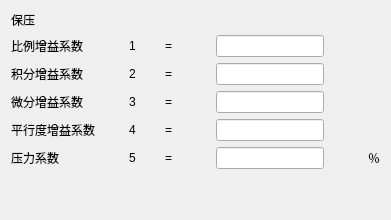
       <widget class="QWidget" name="tab_26">
        <attribute name="title">
         <string>保压</string>
        </attribute>
        <layout class="QGridLayout" name="gridLayout_24">
         <item row="0" column="0">
          <layout class="QGridLayout" name="gridLayout_23">
           <item row="0" column="0">
            <widget class="QLabel" name="label_355">
             <property name="text">
              <string>保压</string>
             </property>
            </widget>
           </item>
           <item row="1" column="0">
            <widget class="QLabel" name="label_359">
             <property name="text">
              <string>比例增益系数</string>
             </property>
            </widget>
           </item>
           <item row="1" column="1">
            <spacer name="horizontalSpacer_16">
             <property name="orientation">
              <enum>Qt::Horizontal</enum>
             </property>
             <property name="sizeHint" stdset="0">
              <size>
               <width>28</width>
               <height>18</height>
              </size>
             </property>
            </spacer>
           </item>
           <item row="1" column="2">
            <widget class="QLabel" name="label_367">
             <property name="text">
              <string>1</string>
             </property>
            </widget>
           </item>
           <item row="1" column="3">
            <spacer name="horizontalSpacer_13">
             <property name="orientation">
              <enum>Qt::Horizontal</enum>
             </property>
             <property name="sizeHint" stdset="0">
              <size>
               <width>17</width>
               <height>17</height>
              </size>
             </property>
            </spacer>
           </item>
           <item row="1" column="4">
            <widget class="QLabel" name="label_372">
             <property name="text">
              <string>=</string>
             </property>
            </widget>
           </item>
           <item row="1" column="5">
            <spacer name="horizontalSpacer_14">
             <property name="orientation">
              <enum>Qt::Horizontal</enum>
             </property>
             <property name="sizeHint" stdset="0">
              <size>
               <width>38</width>
               <height>17</height>
              </size>
             </property>
            </spacer>
           </item>
           <item row="1" column="6">
            <widget class="QLineEdit" name="lineEdit_93"/>
           </item>
           <item row="2" column="0">
            <widget class="QLabel" name="label_373">
             <property name="text">
              <string>积分增益系数</string>
             </property>
            </widget>
           </item>
           <item row="2" column="2" colspan="2">
            <widget class="QLabel" name="label_374">
             <property name="text">
              <string>2</string>
             </property>
            </widget>
           </item>
           <item row="2" column="4">
            <widget class="QLabel" name="label_375">
             <property name="text">
              <string>=</string>
             </property>
            </widget>
           </item>
           <item row="2" column="6">
            <widget class="QLineEdit" name="lineEdit_94"/>
           </item>
           <item row="3" column="0">
            <widget class="QLabel" name="label_376">
             <property name="text">
              <string>微分增益系数</string>
             </property>
            </widget>
           </item>
           <item row="3" column="2" colspan="2">
            <widget class="QLabel" name="label_377">
             <property name="text">
              <string>3</string>
             </property>
            </widget>
           </item>
           <item row="3" column="4">
            <widget class="QLabel" name="label_378">
             <property name="text">
              <string>=</string>
             </property>
            </widget>
           </item>
           <item row="3" column="6">
            <widget class="QLineEdit" name="lineEdit_95"/>
           </item>
           <item row="4" column="0">
            <widget class="QLabel" name="label_379">
             <property name="text">
              <string>平行度增益系数</string>
             </property>
            </widget>
           </item>
           <item row="4" column="2" colspan="2">
            <widget class="QLabel" name="label_380">
             <property name="text">
              <string>4</string>
             </property>
            </widget>
           </item>
           <item row="4" column="4">
            <widget class="QLabel" name="label_381">
             <property name="text">
              <string>=</string>
             </property>
            </widget>
           </item>
           <item row="4" column="6">
            <widget class="QLineEdit" name="lineEdit_96"/>
           </item>
           <item row="5" column="0">
            <widget class="QLabel" name="label_382">
             <property name="text">
              <string>压力系数</string>
             </property>
            </widget>
           </item>
           <item row="5" column="2" colspan="2">
            <widget class="QLabel" name="label_383">
             <property name="text">
              <string>5</string>
             </property>
            </widget>
           </item>
           <item row="5" column="4">
            <widget class="QLabel" name="label_384">
             <property name="text">
              <string>=</string>
             </property>
            </widget>
           </item>
           <item row="5" column="6">
            <widget class="QLineEdit" name="lineEdit_97"/>
           </item>
           <item row="5" column="7">
            <spacer name="horizontalSpacer_15">
             <property name="orientation">
              <enum>Qt::Horizontal</enum>
             </property>
             <property name="sizeHint" stdset="0">
              <size>
               <width>38</width>
               <height>17</height>
              </size>
             </property>
            </spacer>
           </item>
           <item row="5" column="8">
            <widget class="QLabel" name="label_385">
             <property name="text">
              <string>％</string>
             </property>
            </widget>
           </item>
           <item row="6" column="6">
            <spacer name="verticalSpacer_2">
             <property name="orientation">
              <enum>Qt::Vertical</enum>
             </property>
             <property name="sizeHint" stdset="0">
              <size>
               <width>20</width>
               <height>40</height>
              </size>
             </property>
            </spacer>
           </item>
          </layout>
         </item>
        </layout>
       </widget>
